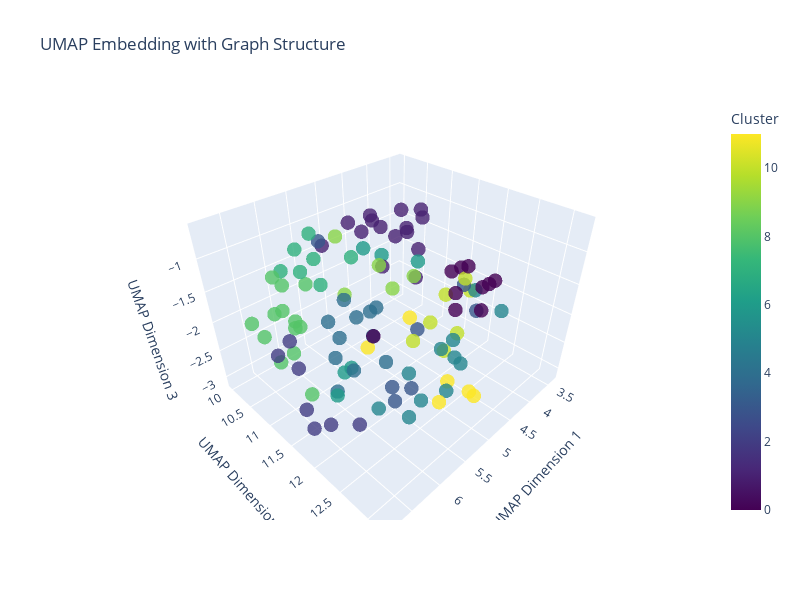

Notebook cell for this chart:
### Code cell
import umap

normalized_matrix = []
normalized_matrix = calculate_normalised_matrix(results, len(trees))

# 4. Visualize the normalized distance matrix
fig, ax = plt.subplots(figsize=(8, 6))
plot_distance_matrix(
    normalized_matrix, ax=ax, title="Normalized Component Distance Matrix"
)

# Perform clustering
cluster_labels: ndarray[Any, dtype[signedinteger[_64Bit]]] = perform_clustering(normalized_matrix, n_clusters=12)

# Get UMAP embedding - consolidated into single approach
umap_model = umap.UMAP(
    n_components=3,
    metric="precomputed",
    random_state=42,
)

embedding = umap_model.fit_transform(normalized_matrix)

# Plot with graph structure
plot_component_umap_3d(
    embedding=embedding,
    cluster_labels=cluster_labels,
    title="UMAP Embedding with Graph Structure",
    # show_graph=True,  # Set to False if you want to hide the graph
    # graph_opacity=0.10,  # Adjust this value: 0.0 (invisible) to 1.0 (fully opaque)
)

### Figure 1 — Plotly figure (JSON) as saved in the notebook; plotly's stock layout.template omitted (floating-point values rounded to 4 significant figures)
{"data": [{"hoverinfo": "text", "marker": {"color": [10, 11, 1, 1, 6, 4, 6, 1, 5, 6, 10, 1, 8, 10, 10, 3, 8, 1, 5, 9, 8, 3, 5, 5, 1, 8, 4, 3, 1, 1, 1, 8, 11, 5, 0, 4, 9, 0, 5, 8, 4, 11, 4, 10, 8, 1, 3, 2, 0, 10, 2, 1, 11, 0, 7, 9, 5, 8, 4, 2, 3, 3, 10, 7, 9, 5, 6, 8, 0, 5, 11, 3, 4, 5, 7, 8, 4, 1, 5, 8, 4, 0, 0, 2, 0, 7, 6, 2, 8, 8, 2, 1, 1, 0, 7, 2, 7, 7, 9, 11, 4, 6, 4, 0, 1], "colorbar": {"title": {"text": "Cluster"}}, "colorscale": [[0, "#440154"], [0.1111, "#482878"], [0.2222, "#3e4989"], [0.3333, "#31688e"], [0.4444, "#26828e"], [0.5556, "#1f9e89"], [0.6667, "#35b779"], [0.7778, "#6ece58"], [0.8889, "#b5de2b"], [1, "#fde725"]], "opacity": 0.8, "size": 5}, "mode": "markers", "name": "Data Points", "text": ["Tree 1", "Tree 2", "Tree 3", "Tree 4", "Tree 5", "Tree 6", "Tree 7", "Tree 8", "Tree 9", "Tree 10", "Tree 11", "Tree 12", "Tree 13", "Tree 14", "Tree 15", "Tree 16", "Tree 17", "Tree 18", "Tree 19", "Tree 20", "Tree 21", "Tree 22", "Tree 23", "Tree 24", "Tree 25", "Tree 26", "Tree 27", "Tree 28", "Tree 29", "Tree 30", "Tree 31", "Tree 32", "Tree 33", "Tree 34", "Tree 35", "Tree 36", "Tree 37", "Tree 38", "Tree 39", "Tree 40", "Tree 41", "Tree 42", "Tree 43", "Tree 44", "Tree 45", "Tree 46", "Tree 47", "Tree 48", "Tree 49", "Tree 50", "Tree 51", "Tree 52", "Tree 53", "Tree 54", "Tree 55", "Tree 56", "Tree 57", "Tree 58", "Tree 59", "Tree 60", "Tree 61", "Tree 62", "Tree 63", "Tree 64", "Tree 65", "Tree 66", "Tree 67", "Tree 68", "Tree 69", "Tree 70", "Tree 71", "Tree 72", "Tree 73", "Tree 74", "Tree 75", "Tree 76", "Tree 77", "Tree 78", "Tree 79", "Tree 80", "Tree 81", "Tree 82", "Tree 83", "Tree 84", "Tree 85", "Tree 86", "Tree 87", "Tree 88", "Tree 89", "Tree 90", "Tree 91", "Tree 92", "Tree 93", "Tree 94", "Tree 95", "Tree 96", "Tree 97", "Tree 98", "Tree 99", "Tree 100", "Tree 101", "Tree 102", "Tree 103", "Tree 104", "Tree 105"], "type": "scatter3d", "x": [4.969, 5.368, 4.425, 4.796, 4.291, 5.559, 6.338, 4.413, 5.896, 6.355, 4.641, 5.375, 6.357, 4.422, 4.371, 4.765, 6.795, 4.879, 5.241, 6.052, 6.532, 5.163, 3.934, 4.723, 5.148, 6.203, 5.297, 5.481, 4.963, 4.594, 5.295, 6.671, 5.079, 5.185, 3.717, 5.511, 5.629, 3.53, 5.844, 6.451, 4.796, 5.69, 4.555, 4.37, 6.421, 4.569, 3.569, 6.08, 3.927, 4.481, 6.175, 4.536, 5.493, 3.762, 4.625, 5.692, 5.58, 6.588, 5.35, 6.39, 5.511, 3.882, 4.836, 5.617, 5.732, 5.793, 4.428, 6.285, 3.802, 3.605, 5.455, 5.797, 4.737, 6.21, 5.518, 6.309, 4.958, 5.046, 5.162, 6.821, 6.057, 3.663, 3.617, 6.539, 4.058, 5.964, 3.89, 6.236, 6.632, 6.291, 6.39, 4.5, 4.2, 3.377, 5.779, 6.706, 5.316, 5.236, 5.425, 5.196, 4.802, 6.574, 4.969, 4.622, 4.577], "y": [12.36, 12.8, 11.05, 10.62, 10.5, 10.77, 11.99, 10.93, 12.63, 12.15, 12.49, 11.66, 10.88, 11.97, 12.15, 11.73, 11.35, 11.6, 12.78, 11.73, 11.53, 12.01, 12.09, 12.51, 11.24, 10.53, 10.57, 11.93, 11.0, 11.55, 10.32, 11.57, 10.99, 12.65, 11.47, 11.14, 11.87, 11.94, 12.79, 11.33, 10.75, 12.43, 10.63, 11.64, 11.04, 11.49, 11.61, 10.39, 11.73, 11.39, 10.69, 11.27, 12.79, 11.68, 10.15, 11.16, 12.83, 11.0, 10.38, 10.55, 12.02, 12.11, 12.54, 10.1, 12.2, 12.55, 10.22, 11.3, 11.66, 12.37, 13.19, 10.95, 10.74, 12.44, 10.03, 11.0, 11.27, 10.64, 12.68, 10.83, 11.43, 12.23, 12.02, 11.35, 12.38, 10.24, 10.92, 12.1, 10.73, 10.56, 11.67, 11.49, 11.25, 11.53, 10.73, 11.75, 10.23, 9.998, 12.24, 13.09, 10.42, 12.13, 10.33, 10.62, 10.79], "z": [-1.299, -2.204, -0.7567, -1.114, -1.739, -2.933, -1.947, -1.213, -1.838, -1.766, -1.331, -1.021, -1.206, -2.752, -2.348, -2.292, -1.905, -0.7412, -1.899, -1.09, -2.503, -3.001, -1.837, -2.488, -0.6152, -1.846, -2.801, -2.812, -0.6827, -1.12, -1.263, -1.329, -2.882, -2.591, -1.874, -2.985, -0.8114, -2.036, -2.201, -1.56, -2.453, -1.242, -2.554, -2.424, -2.168, -1.601, -2.12, -2.527, -2.053, -2.861, -2.813, -0.9219, -2.485, -1.698, -1.786, -0.6715, -1.539, -1.465, -2.558, -2.527, -3.007, -2.216, -1.046, -1.285, -0.9368, -2.705, -1.673, -1.035, -2.462, -2.23, -2.048, -0.7788, -2.984, -2.327, -1.731, -1.723, -3.082, -0.8826, -1.73, -1.581, -2.846, -1.733, -2.386, -2.909, -1.542, -1.441, -1.849, -2.858, -1.953, -1.258, -3.071, -0.5921, -0.8807, -1.897, -0.7553, -2.831, -1.959, -1.635, -0.888, -2.367, -2.736, -2.068, -2.351, -3.117, -1.055]}], "layout": {"height": 600, "scene": {"xaxis": {"title": {"text": "UMAP Dimension 1"}}, "yaxis": {"title": {"text": "UMAP Dimension 2"}}, "zaxis": {"title": {"text": "UMAP Dimension 3"}}}, "title": {"text": "UMAP Embedding with Graph Structure"}, "width": 800}}
